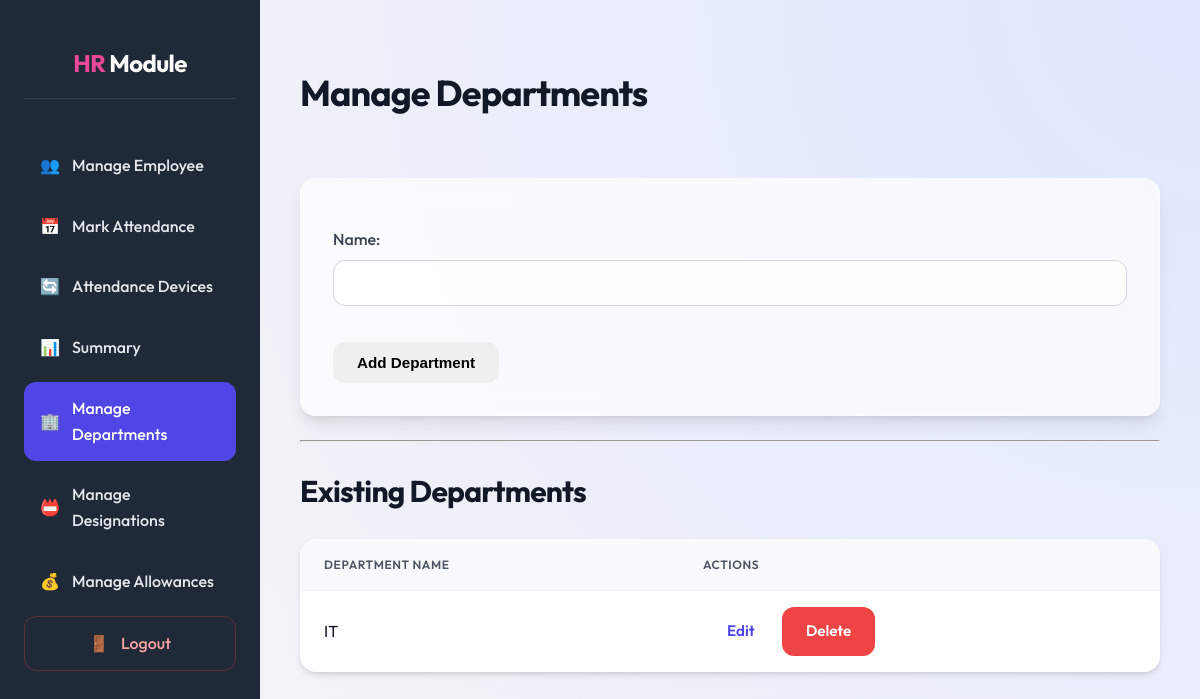
The app's page /departments/ (signed in), older data.
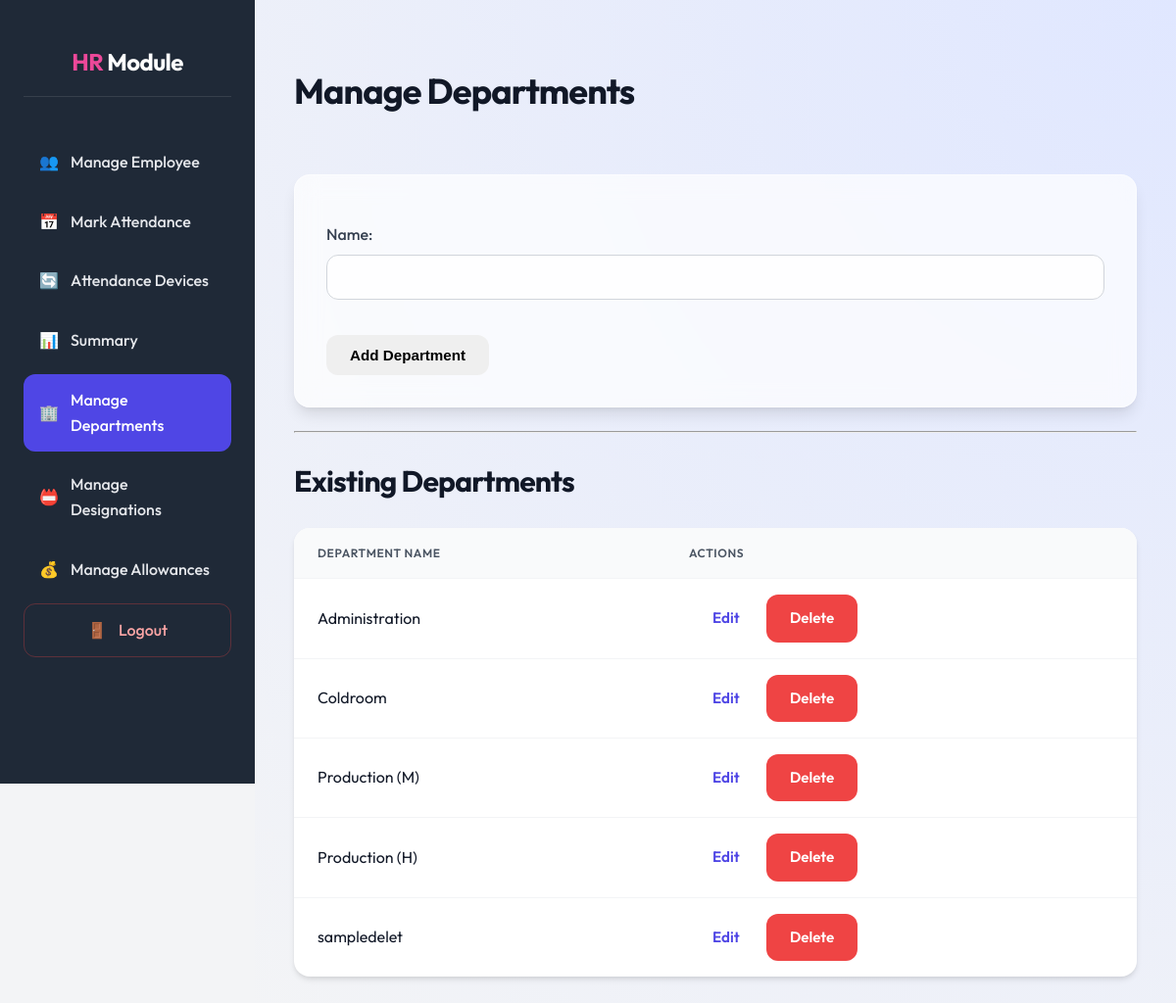
The same page, newer data.
### core/models.py (models this page shows, shortened)
class Department(models.Model):
    name = models.CharField(max_length=100, unique=True)

### core/views.py (the view)
# urls.py: path('departments/', views.department_list, name='department_list'),
@login_required
def department_list(request):
    departments = Department.objects.all()
    if request.method == 'POST':
        form = DepartmentForm(request.POST)
        if form.is_valid():
            form.save()
            return redirect('department_list')
    else:
        form = DepartmentForm()
    return render(request, 'core/department_list.html', {'departments': departments, 'form': form})

### core/forms.py
class DepartmentForm(forms.ModelForm):
    class Meta:
        model = Department
        fields = ['name']

### core/templates/core/department_list.html (shortened to what this page needs)
{% extends 'core/dashboard_base.html' %}
{% load static %}
{% block page_title %}Manage Departments{% endblock %}
{% block dashboard_content %}
    <form method="post" class="card">
        {{ form.as_p }}
        <div class="form-actions">
            <button type="submit" class="btn">Add Department</button>
        </div>
    </form>
    <hr>
    <h2>Existing Departments</h2>
    <table class="data-table">
        <thead>
            <tr>
                <th>Department Name</th>
                <th>Actions</th>
            </tr>
        </thead>
        <tbody>
            {% for department in departments %}
            <tr>
                <td>{{ department.name }}</td>
                <td class="actions">
                    <a href="{% url 'department_edit' department.id %}" class="btn btn-sm">Edit</a>
                    <a href="{% url 'department_delete' department.id %}" class="btn btn-sm btn-danger">Delete</a>
                </td>
            </tr>
            {% empty %}
            <tr>
                <td colspan="2">No departments found.</td>
            </tr>
            {% endfor %}
        </tbody>
    </table>
{% endblock %}

Row changes from the older to the newer data that the page shows:
removed Department: name "IT"
added Department: name "Administration"
added Department: name "Coldroom"
added Department: name "Production (M)"
added Department: name "Production (H)"
added Department: name "sampledelet"
